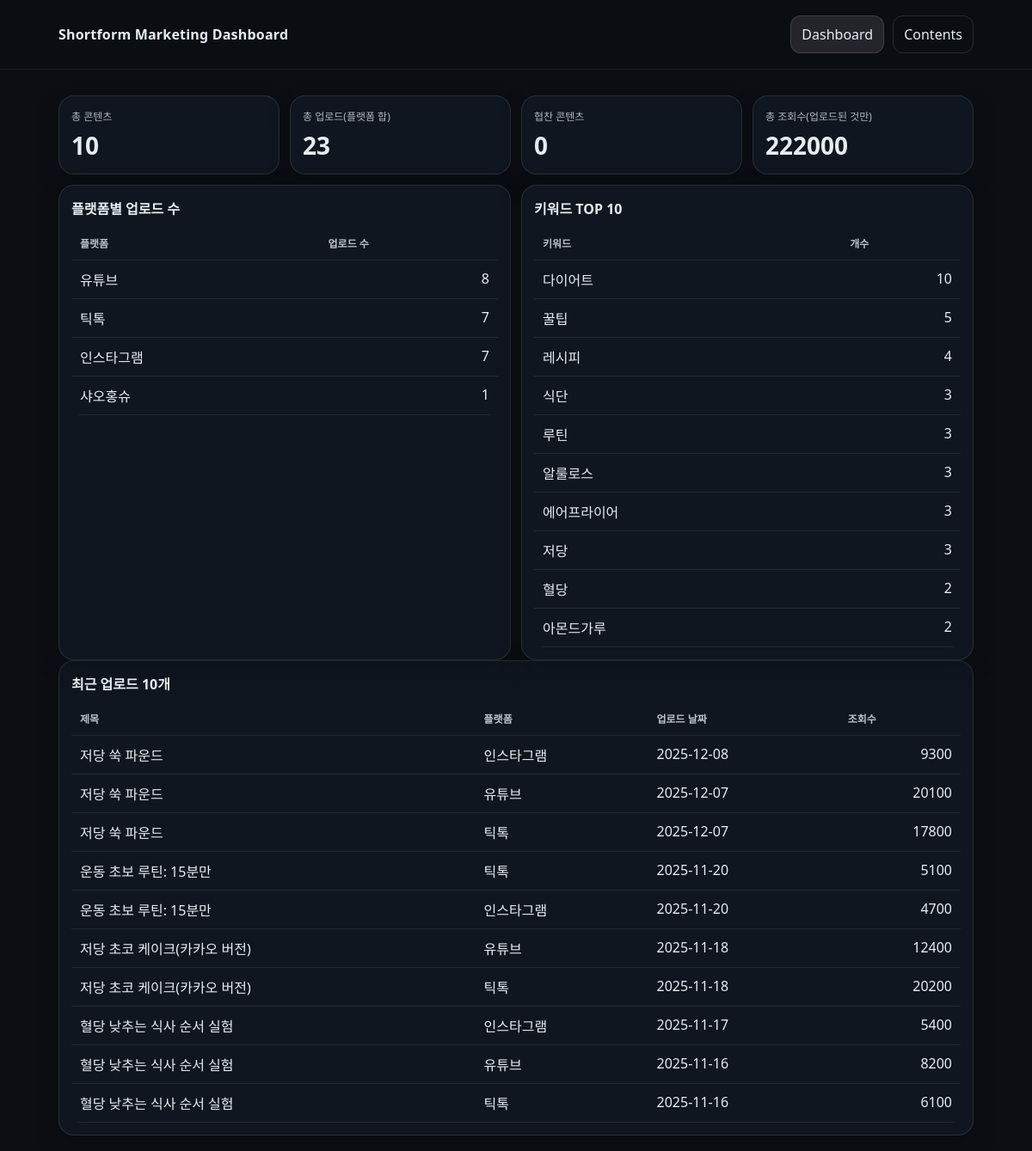
The page / on the database its author committed.
### tables this page shows
CREATE TABLE platforms (
  platform_id INTEGER PRIMARY KEY AUTOINCREMENT,
  name TEXT NOT NULL UNIQUE
);

CREATE TABLE keywords (
  keyword_id INTEGER PRIMARY KEY AUTOINCREMENT,
  keyword TEXT NOT NULL UNIQUE
);

CREATE TABLE content_platform (
  content_id INTEGER NOT NULL,
  platform_id INTEGER NOT NULL,
  is_uploaded INTEGER NOT NULL DEFAULT 0,
  upload_date TEXT,
  upload_url TEXT,
  views INTEGER DEFAULT 0,
  PRIMARY KEY (content_id, platform_id),
  FOREIGN KEY (content_id) REFERENCES contents(content_id),
  FOREIGN KEY (platform_id) REFERENCES platforms(platform_id)
);

CREATE TABLE contents (
  content_id INTEGER PRIMARY KEY AUTOINCREMENT,
  plan_done INTEGER NOT NULL DEFAULT 0,
  plan_date TEXT,
  title TEXT NOT NULL,
  description TEXT,
  script TEXT,
  thumbnail_concept TEXT,
  sponsored INTEGER NOT NULL DEFAULT 0,
  created_at TEXT DEFAULT (datetime('now'))
);

### app.py (the view)
@app.route("/")
def dashboard():
    con = get_db()
    cur = con.cursor()
    total_contents = cur.execute("SELECT COUNT(*) AS n FROM contents").fetchone()["n"]
    sponsored_cnt = cur.execute("SELECT COUNT(*) AS n FROM contents WHERE sponsored=1").fetchone()["n"]
    total_uploads = cur.execute("SELECT COALESCE(SUM(is_uploaded),0) AS n FROM content_platform").fetchone()["n"]
    total_views = cur.execute("SELECT COALESCE(SUM(COALESCE(views,0)),0) AS n FROM content_platform WHERE is_uploaded=1").fetchone()["n"]
    platform_uploads = cur.execute("""
        SELECT p.name, COALESCE(SUM(cp.is_uploaded),0) AS uploaded_count
        FROM platforms p
        LEFT JOIN content_platform cp ON cp.platform_id = p.platform_id
        GROUP BY p.platform_id
        ORDER BY uploaded_count DESC
    """).fetchall()
    recent_uploads = cur.execute("""
        SELECT c.title, p.name AS platform, cp.upload_date, cp.views
        FROM content_platform cp
        JOIN contents c ON c.content_id = cp.content_id
        JOIN platforms p ON p.platform_id = cp.platform_id
        WHERE cp.is_uploaded = 1
        ORDER BY cp.upload_date DESC
        LIMIT 10
    """).fetchall()
    top_keywords = cur.execute("""
        SELECT k.keyword, COUNT(*) AS cnt
        FROM content_keyword ck
        JOIN keywords k ON k.keyword_id = ck.keyword_id
        GROUP BY k.keyword_id
        ORDER BY cnt DESC
        LIMIT 10
    """).fetchall()
    con.close()
    return render_template(
        "dashboard.html",
        app_title=APP_TITLE,
        total_contents=total_contents,
        sponsored_cnt=sponsored_cnt,
        total_uploads=total_uploads,
        total_views=total_views,
        platform_uploads=platform_uploads,
        recent_uploads=recent_uploads,
        top_keywords=top_keywords,
    )

### app.py (called while the page is built)
def get_db():
    con = sqlite3.connect(DB_PATH)
    con.row_factory = sqlite3.Row
    return con

### templates/dashboard.html (shortened to what this page needs)
<!doctype html>
<html lang="ko">
<head>
  <link rel="stylesheet" href="{{ url_for('static', filename='style.css') }}">
</head>
<body>
  <header class="topbar">
    <div class="wrap">
      <div class="brand">{{ app_title }}</div>
      <nav class="nav">
        <a class="navlink active" href="/">Dashboard</a>
        <a class="navlink" href="/contents">Contents</a>
      </nav>
    </div>
  </header>
  <main class="wrap">
    <section class="grid4">
      <div class="card">
        <div class="label">총 콘텐츠</div>
        <div class="value">{{ total_contents }}</div>
      </div>
      <div class="card">
        <div class="label">총 업로드(플랫폼 합)</div>
        <div class="value">{{ total_uploads }}</div>
      </div>
      <div class="card">
        <div class="label">협찬 콘텐츠</div>
        <div class="value">{{ sponsored_cnt }}</div>
      </div>
      <div class="card">
        <div class="label">총 조회수(업로드된 것만)</div>
        <div class="value">{{ total_views }}</div>
      </div>
    </section>
    <section class="grid2">
      <div class="panel">
        <h2>플랫폼별 업로드 수</h2>
        <table class="table">
          <thead><tr><th>플랫폼</th><th class="right">업로드 수</th></tr></thead>
          <tbody>
            {% for r in platform_uploads %}
            <tr>
              <td>{{ r["name"] }}</td>
              <td class="right">{{ r["uploaded_count"] }}</td>
            </tr>
            {% endfor %}
          </tbody>
        </table>
      </div>
      <div class="panel">
        <h2>키워드 TOP 10</h2>
        <table class="table">
          <thead><tr><th>키워드</th><th class="right">개수</th></tr></thead>
          <tbody>
            {% for r in top_keywords %}
            <tr>
              <td>{{ r["keyword"] }}</td>
              <td class="right">{{ r["cnt"] }}</td>
            </tr>
            {% endfor %}
          </tbody>
        </table>
      </div>
    </section>
    <section class="panel">
      <h2>최근 업로드 10개</h2>
      <table class="table">
        <thead><tr><th>제목</th><th>플랫폼</th><th>업로드 날짜</th><th class="right">조회수</th></tr></thead>
        <tbody>
          {% for r in recent_uploads %}
          <tr>
            <td>{{ r["title"] }}</td>
            <td>{{ r["platform"] }}</td>
            <td>{{ r["upload_date"] }}</td>
            <td class="right">{{ r["views"] }}</td>
          </tr>
          {% endfor %}
        </tbody>
      </table>
    </section>
  </main>
</body>
</html>

### static/style.css (style rules this page uses)
* { box-sizing: border-box; }
body { margin: 0; font-family: system-ui, -apple-system, "Segoe UI", Roboto, "Noto Sans KR", Arial, sans-serif; background:#0b0f14; color:#e6edf3; }
a { color: inherit; text-decoration: none; }
.wrap { max-width: 1100px; margin: 0 auto; padding: 18px; }
.topbar { position: sticky; top: 0; background: rgba(11,15,20,0.86); backdrop-filter: blur(8px); border-bottom: 1px solid rgba(255,255,255,0.08); }
.topbar .wrap { display:flex; align-items:center; justify-content:space-between; gap: 12px; }
.brand { font-weight: 800; letter-spacing: .2px; }
.nav { display:flex; gap: 10px; }
.navlink { padding: 10px 12px; border-radius: 12px; border: 1px solid rgba(255,255,255,0.12); }
.navlink.active { background: rgba(255,255,255,0.10); }
.grid4 { display:grid; grid-template-columns: repeat(4, 1fr); gap: 12px; margin-top: 12px; }
.grid2 { display:grid; grid-template-columns: 1fr 1fr; gap: 12px; margin-top: 12px; }
.card, .panel { background: rgba(18,26,36,0.75); border: 1px solid rgba(255,255,255,0.10); border-radius: 18px; padding: 14px; box-shadow: 0 10px 30px rgba(0,0,0,0.20); }
.card .label { opacity: .75; font-size: 12px; }
.card .value { font-size: 28px; font-weight: 800; margin-top: 6px; }
.panel h2 { margin: 0 0 10px; font-size: 16px; }
.table { width: 100%; border-collapse: collapse; overflow: hidden; border-radius: 12px; }
.table th, .table td { padding: 10px 10px; border-bottom: 1px solid rgba(255,255,255,0.08); vertical-align: top; }
.table th { text-align: left; font-size: 12px; opacity: .8; }
.right { text-align: right; }

### rows shown on the page
platforms: name "유튜브", uploaded_count "8"
platforms: name "틱톡", uploaded_count "7"
platforms: name "인스타그램", uploaded_count "7"
platforms: name "샤오홍슈", uploaded_count "1"
keywords: keyword "다이어트", cnt "10"
keywords: keyword "꿀팁", cnt "5"
keywords: keyword "레시피", cnt "4"
keywords: keyword "식단", cnt "3"
keywords: keyword "루틴", cnt "3"
keywords: keyword "알룰로스", cnt "3"
keywords: keyword "에어프라이어", cnt "3"
keywords: keyword "저당", cnt "3"
keywords: keyword "혈당", cnt "2"
keywords: keyword "아몬드가루", cnt "2"
content_platform: title "저당 쑥 파운드", platform "인스타그램", upload_date "2025-12-08", views "9300"
content_platform: title "저당 쑥 파운드", platform "유튜브", upload_date "2025-12-07", views "20100"
content_platform: title "저당 쑥 파운드", platform "틱톡", upload_date "2025-12-07", views "17800"
content_platform: title "운동 초보 루틴: 15분만", platform "틱톡", upload_date "2025-11-20", views "5100"
content_platform: title "운동 초보 루틴: 15분만", platform "인스타그램", upload_date "2025-11-20", views "4700"
content_platform: title "저당 초코 케이크(카카오 버전)", platform "유튜브", upload_date "2025-11-18", views "12400"
content_platform: title "저당 초코 케이크(카카오 버전)", platform "틱톡", upload_date "2025-11-18", views "20200"
content_platform: title "혈당 낮추는 식사 순서 실험", platform "인스타그램", upload_date "2025-11-17", views "5400"
content_platform: title "혈당 낮추는 식사 순서 실험", platform "유튜브", upload_date "2025-11-16", views "8200"
content_platform: title "혈당 낮추는 식사 순서 실험", platform "틱톡", upload_date "2025-11-16", views "6100"

### other values the page prints
{{ app_title }} "Shortform Marketing Dashboard"
{{ total_contents }} "10"
{{ total_uploads }} "23"
{{ sponsored_cnt }} "0"
{{ total_views }} "222000"
